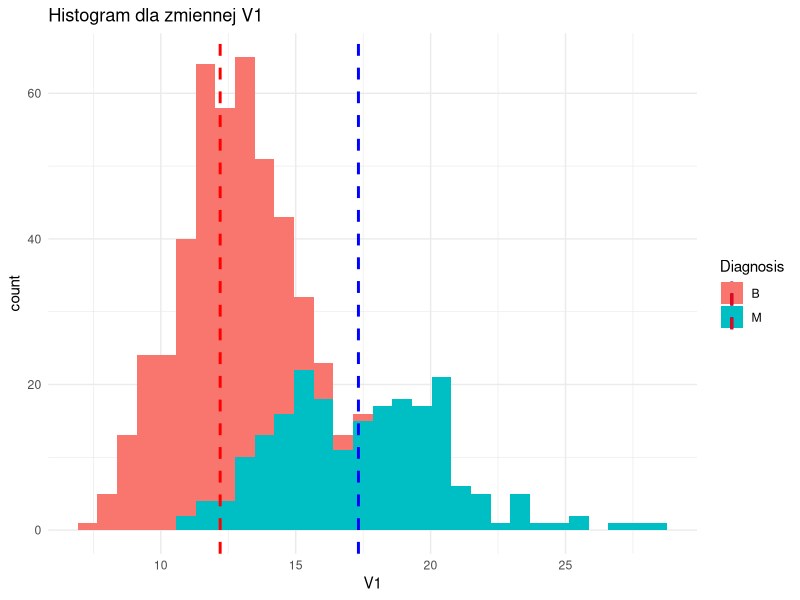
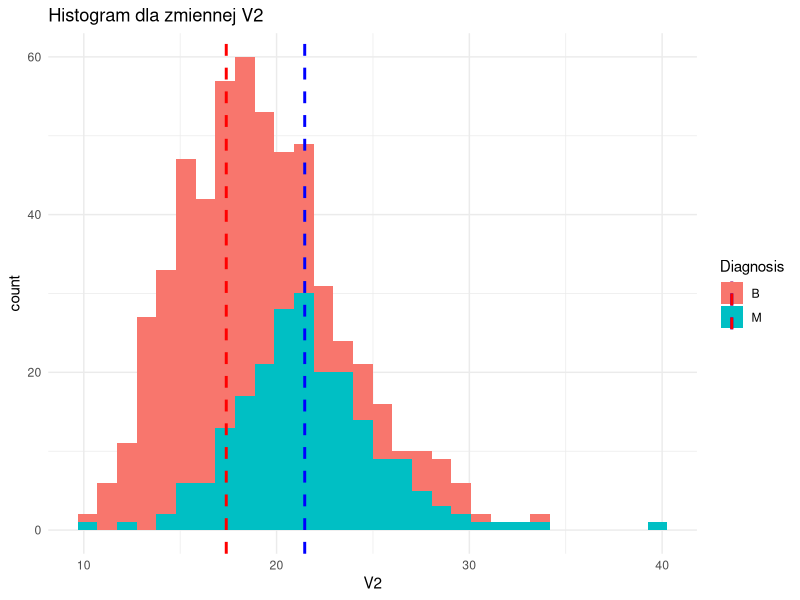
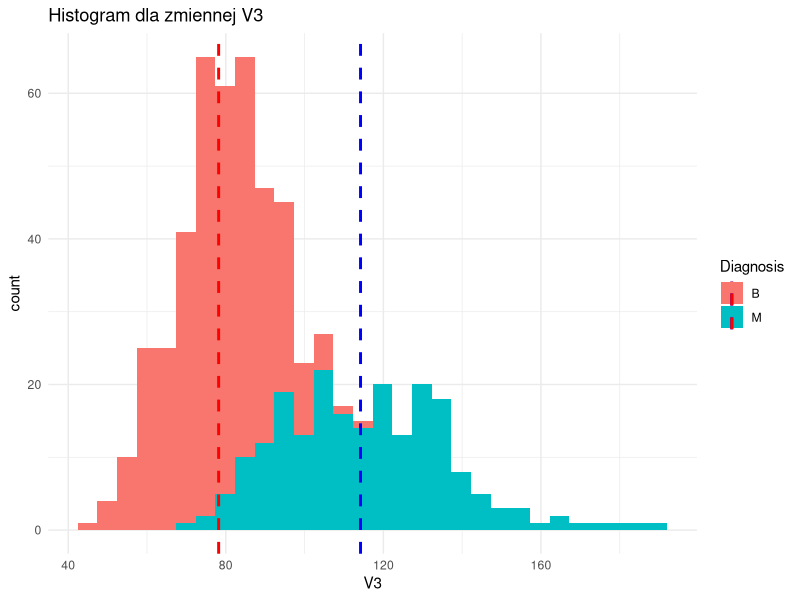
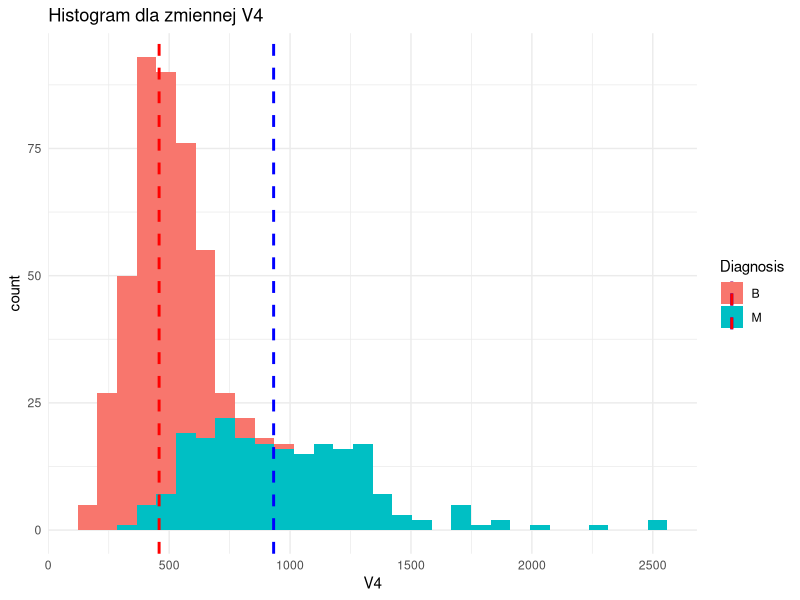
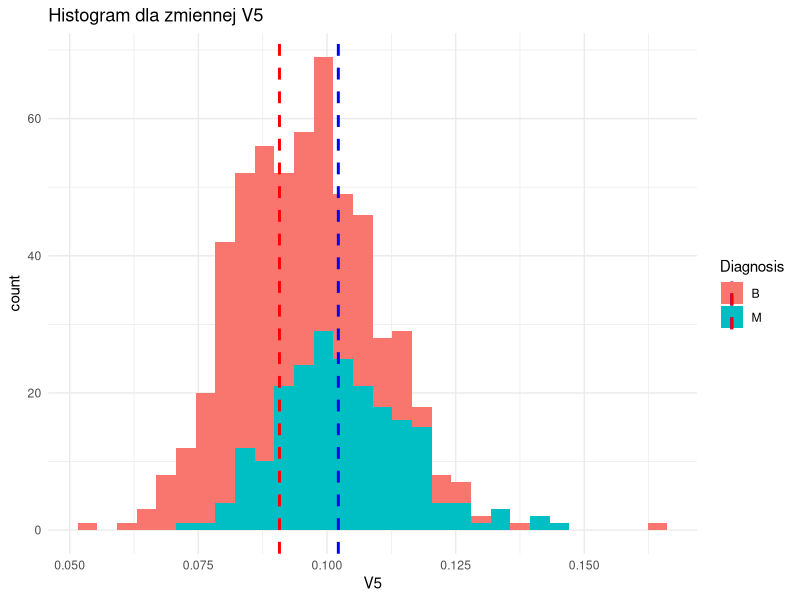
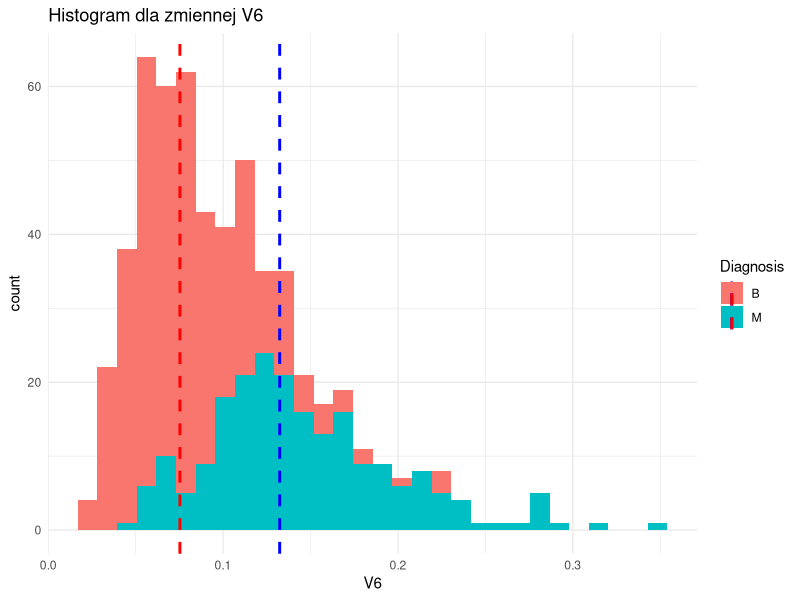
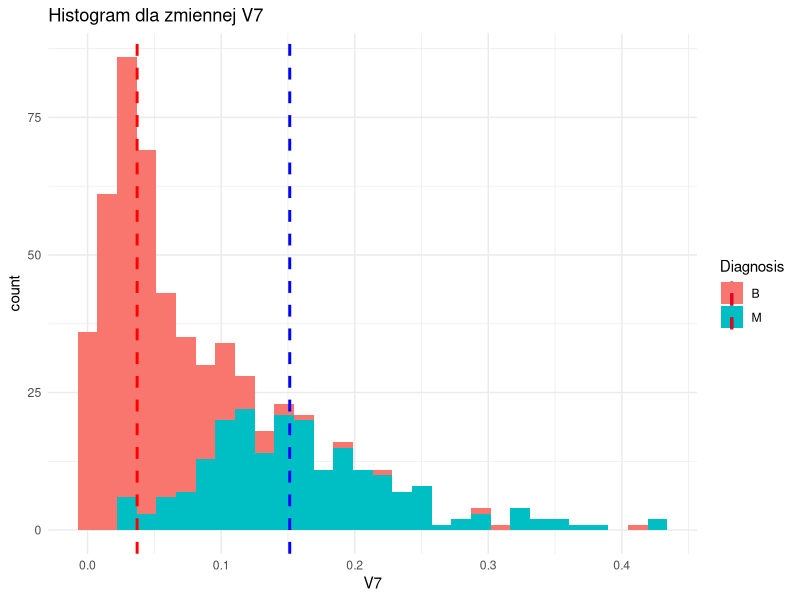
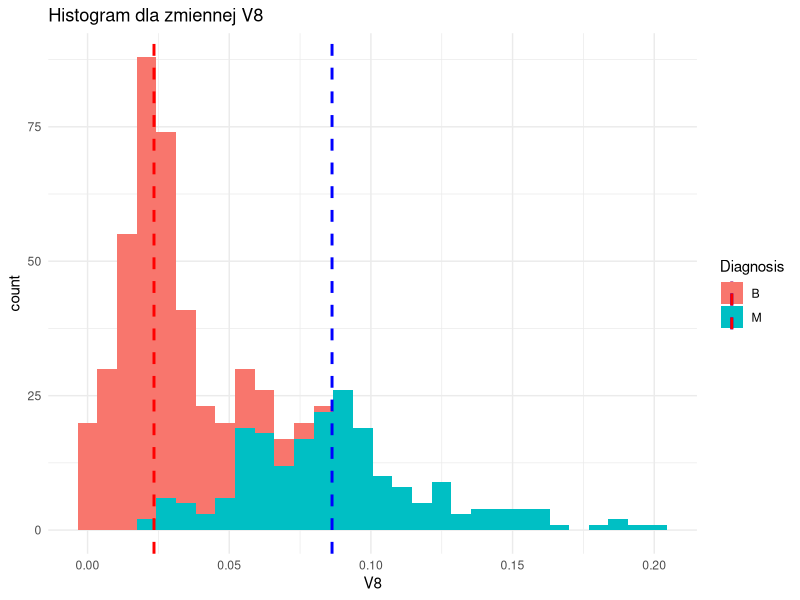

Reproduce these figures in R, in order.
## ---- chunk 1
knitr::opts_chunk$set(echo = TRUE)
library(dplyr)
library(ggplot2)
library(gridExtra)
library(glmnet)
## ---- chunk 2
wdbc <- read.csv("wdbc.csv", header = TRUE, sep=",")
head(wdbc)
str(wdbc)
## ---- chunk 3
wdbc$Diagnosis <- as.factor(wdbc$Diagnosis)
summary(wdbc$Diagnosis)
## ---- chunk 4
length(unique(wdbc$ID.number))
## ---- chunk 5
NA_check <- function(x){
 
   NA_df <- matrix(ncol=ncol(x), nrow=1)
  
  for(i in 1:ncol(x)) {
    NA_df[ , i] <- sum(is.na((x[ , i])))
  }
  
  NA_df <- data.frame(NA_df)
  colnames(NA_df) <- colnames(x)
  NA_df
}

NA_check(wdbc)
## ---- chunk 6

for (i in 3:ncol(wdbc)) {
  show(ggplot(wdbc, aes(x= wdbc[,i], fill=Diagnosis)) +
        geom_histogram()+
        ggtitle(paste("Histogram dla zmiennej V", i-2, sep="") )+
        xlab(paste("V", i-2, sep="")) +
        theme_minimal() +
        geom_vline(aes(xintercept=median(wdbc[,i][wdbc$Diagnosis == 'M'])), color='blue',
                   linetype='dashed', size=1, show_guide=T) +
        geom_vline(aes(xintercept=median(wdbc[,i][wdbc$Diagnosis == 'B'])), color='red',
                   linetype='dashed', size=1, show_guide=T) +
        scale_color_manual(name = "mediana", values = c(" " = "black")))
}

## ---- chunk 7
korelacja <- round(cor(wdbc[,3:ncol(wdbc)]), 2)
as.data.frame(ifelse(korelacja >= 0.7, korelacja, ""))
## ---- chunk 8
outliers <- function(x, s, e){
 
  # x = dataframe
  # s = index of first col to take
  # e = index of last column to take
   
  p <- x
  
  for(i in s:e){
    
    Q1 <- quantile(p[,i], 0.25, names = FALSE)
    Q3 <- quantile(p[,i], 0.75, names = FALSE)
    iqr <- IQR(p[,i])
    low <- Q1 - iqr*1.5
    up <- Q3 + iqr*1.5
    
    p[,i] <- ((p[,i] < low) | (p[,i] > up))
  }
  
  p <- p %>% mutate(outliers_numb = rowSums(p[,s:e]))
  x$outliers_numb <- p$outliers_numb
  
  tot <- sum(x$outliers_numb)
  totr <- nrow(x %>% filter(outliers_numb > 0))
  perc <- (tot*100)/(nrow(x)*ncol(x))
  percr <- (totr*100)/nrow(x)
  
  
  print(paste("Total number of outliers:", round(tot, 0)))
  print(paste("% of outliers:", round(perc, 2)))
  print(paste("Total number of rows with outliers:", round(totr, 0)))
  print(paste("% of rows with outliers:", round(percr, 2)))
  
  print("Rows with outliers:")
  print(x %>% filter(outliers_numb > 0))
  
  return(invisible(x))
  }
## ---- chunk 9
outliers(wdbc, s=3, e=ncol(wdbc))
## ---- chunk 10
outliers <- function(x, s, e){
 
  # x = dataframe
  # s = index of first col to take
  # e = index of last column to take
   
  p <- x
  
  for(i in s:e){
    
    Q1 <- quantile(p[,i], 0.25, names = FALSE)
    Q3 <- quantile(p[,i], 0.75, names = FALSE)
    iqr <- IQR(p[,i])
    low <- Q1 - iqr*2.0
    up <- Q3 + iqr*2.0
    
    p[,i] <- ((p[,i] < low) | (p[,i] > up))
  }
  
  p <- p %>% mutate(outliers_numb = rowSums(p[,s:e]))
  x$outliers_numb <- p$outliers_numb
  
  tot <- sum(x$outliers_numb)
  totr <- nrow(x %>% filter(outliers_numb > 0))
  perc <- (tot*100)/(nrow(x)*ncol(x))
  percr <- (totr*100)/nrow(x)
  
  
  print(paste("Total number of outliers:", round(tot, 0)))
  print(paste("% of outliers:", round(perc, 2)))
  print(paste("Total number of rows with outliers:", round(totr, 0)))
  print(paste("% of rows with outliers:", round(percr, 2)))
  
  }
  

outliers(wdbc, s=3, e=ncol(wdbc))
  
## ---- chunk 11
outliers <- function(x, s, e){
 
  # x = dataframe
  # s = index of first col to take
  # e = index of last column to take
   
  p <- x
  
  for(i in s:e){
    
    Q1 <- quantile(p[,i], 0.25, names = FALSE)
    Q3 <- quantile(p[,i], 0.75, names = FALSE)
    iqr <- IQR(p[,i])
    low <- Q1 - iqr*1.5
    up <- Q3 + iqr*1.5
    
    p[,i] <- ((p[,i] < low) | (p[,i] > up))
  }
  
  p <- p %>% mutate(outliers_numb = rowSums(p[,s:e]))
  x$outliers_numb <- p$outliers_numb
  
  tot <- sum(x$outliers_numb)
  totr <- nrow(x %>% filter(outliers_numb > 0))
  perc <- (tot*100)/(nrow(x)*ncol(x))
  percr <- (totr*100)/nrow(x)
  
  
  print(paste("Total number of outliers:", round(tot, 0)))
  print(paste("% of outliers:", round(perc, 2)))
  print(paste("Total number of rows with outliers:", round(totr, 0)))
  print(paste("% of rows with outliers:", round(percr, 2)))
  
  return(invisible(x))
  }
## ---- chunk 12
wdbc <- outliers(wdbc, 3, ncol(wdbc))
## ---- chunk 13
temp <- wdbc %>% filter(wdbc$outliers_numb > 0)
dod <- ggplot(temp, aes(outliers_numb, fill = Diagnosis)) + 
  geom_histogram(binwidth = 1,position = 'dodge')
fil <- ggplot(temp, aes(outliers_numb, fill = Diagnosis)) + 
  geom_histogram(binwidth = 1,position = 'fill')
grid.arrange(dod, fil, ncol=2)
## ---- chunk 14
wdbc$many_outl[wdbc$outliers_numb > 7] <- TRUE
wdbc$many_outl[wdbc$outliers_numb <= 7] <- FALSE
## ---- chunk 15
outliers_deal <- function(x, s, e, f){
 
  # x = dataframe
  # s = index of first col to take
  # e = index of last column to take
  # f =  method to replace outliers (mean, median, mode)
  
  for(i in s:e){
   
     val <- f(x[,i])
    Q1 <- quantile(x[,i], 0.25, names = FALSE)
    Q3 <- quantile(x[,i], 0.75, names = FALSE)
    iqr <- IQR(x[,i])
    low <- Q1 - iqr*1.5
    up <- Q3 + iqr*1.5

    x[,i] <- ifelse((x[,i] < low) | (x[,i] > up), val, x[,i])
  }
  return(invisible(x))
}

## ---- chunk 16
w <- data.frame(col1 = c(1, 2, 3, 4, 5, 90, 6),
                col2 = c(13000, 6, 13000, 18000, 13000, 12000, 90000),
                col3 = c(1, 899, 5, 4, 3, 8, 6))
w
w <- outliers_deal(w, 1, 3, median)
w
## ---- chunk 17
wdbc1 <- outliers_deal(wdbc, 3, ncol(wdbc)-2, median)
outliers(wdbc1, 3, ncol(wdbc)-2)
## ---- chunk 18
identical(wdbc1, wdbc)
summary(wdbc[,7:10])
summary(wdbc1[,7:10])
## ---- chunk 19
VIF_max <- 5
wdbc1_V <- wdbc1 %>% select(3:32)
#nie wiem jak zrobić działającą pętle (?)
## ---- chunk 20
s <- lm(formula = V1 ~ . , data = wdbc1_V) %>% summary()
vif_z <- 1 / (1 - s$r.squared)
ifelse(vif_z > VIF_max, print(c(vif_z, "VIF > 5, zmienna wspołliniowa !")), vif_z)
## ---- chunk 21
wdbc1_V <- wdbc1 %>% select(4:32)
s <- lm(formula = V2 ~ . , data = wdbc1_V) %>% summary()
vif_z <- 1 / (1 - s$r.squared)
ifelse(vif_z > VIF_max, print(c(vif_z, "VIF > 5, zmienna wspołliniowa !")), vif_z)
## ---- chunk 22
wdbc1_V <- wdbc1 %>% select(5:32)
s <- lm(formula = V3 ~ . , data = wdbc1_V) %>% summary()
vif_z <- 1 / (1 - s$r.squared)
ifelse(vif_z > VIF_max, print(c(vif_z, "VIF > 5, zmienna wspołliniowa !")), vif_z)
## ---- chunk 23
wdbc1_V <- wdbc1 %>% select(6:32)
s <- lm(formula = V4 ~ . , data = wdbc1_V) %>% summary()
vif_z <- 1 / (1 - s$r.squared)
ifelse(vif_z > VIF_max, print(c(vif_z, "VIF > 5, zmienna wspołliniowa !")), vif_z)
## ---- chunk 24
wdbc1_V <- wdbc1 %>% select(7:32)
s <- lm(formula = V5 ~ . , data = wdbc1_V) %>% summary()
vif_z <- 1 / (1 - s$r.squared)
ifelse(vif_z > VIF_max, print(c(vif_z, "VIF > 5, zmienna wspołliniowa !")), vif_z)
## ---- chunk 25
s <- lm(formula = V6 ~ . , data = wdbc1_V) %>% summary()
vif_z <- 1 / (1 - s$r.squared)
ifelse(vif_z > VIF_max, print(c(vif_z, "VIF > 5, zmienna wspołliniowa !")), vif_z)
## ---- chunk 26
wdbc1_V <- wdbc1 %>% select(7,9:32)
s <- lm(formula = V7 ~ . , data = wdbc1_V) %>% summary()
vif_z <- 1 / (1 - s$r.squared)
ifelse(vif_z > VIF_max, print(c(vif_z, "VIF > 5, zmienna wspołliniowa !")), vif_z)
## ---- chunk 27
wdbc1_V <- wdbc1 %>% select(7,10:32)
s <- lm(formula = V8 ~ . , data = wdbc1_V) %>% summary()
vif_z <- 1 / (1 - s$r.squared)
ifelse(vif_z > VIF_max, print(c(vif_z, "VIF > 5, zmienna wspołliniowa !")), vif_z)
## ---- chunk 28
wdbc1_V <- wdbc1 %>% select(7,11:32)
s <- lm(formula = V9 ~ . , data = wdbc1_V) %>% summary()
vif_z <- 1 / (1 - s$r.squared)
ifelse(vif_z > VIF_max, print(c(vif_z, "VIF > 5, zmienna wspołliniowa !")), vif_z)
## ---- chunk 29
s <- lm(formula = V10 ~ . , data = wdbc1_V) %>% summary()
vif_z <- 1 / (1 - s$r.squared)
ifelse(vif_z > VIF_max, print(c(vif_z, "VIF > 5, zmienna wspołliniowa !")), vif_z)
## ---- chunk 30
s <- lm(formula = V11 ~ . , data = wdbc1_V) %>% summary()
vif_z <- 1 / (1 - s$r.squared)
ifelse(vif_z > VIF_max, print(c(vif_z, "VIF > 5, zmienna wspołliniowa !")), vif_z)
## ---- chunk 31
wdbc1_V <- wdbc1 %>% select(7,11,12,14:32)
s <- lm(formula = V12 ~ . , data = wdbc1_V) %>% summary()
vif_z <- 1 / (1 - s$r.squared)
ifelse(vif_z > VIF_max, print(c(vif_z, "VIF > 5, zmienna wspołliniowa !")), vif_z)
## ---- chunk 32
s <- lm(formula = V13 ~ . , data = wdbc1_V) %>% summary()
vif_z <- 1 / (1 - s$r.squared)
ifelse(vif_z > VIF_max, print(c(vif_z, "VIF > 5, zmienna wspołliniowa !")), vif_z)
## ---- chunk 33
s <- lm(formula = V14 ~ . , data = wdbc1_V) %>% summary()
vif_z <- 1 / (1 - s$r.squared)
ifelse(vif_z > VIF_max, print(c(vif_z, "VIF > 5, zmienna wspołliniowa !")), vif_z)
## ---- chunk 34
s <- lm(formula = V15 ~ . , data = wdbc1_V) %>% summary()
vif_z <- 1 / (1 - s$r.squared)
ifelse(vif_z > VIF_max, print(c(vif_z, "VIF > 5, zmienna wspołliniowa !")), vif_z)
## ---- chunk 35
s <- lm(formula = V16 ~ . , data = wdbc1_V) %>% summary()
vif_z <- 1 / (1 - s$r.squared)
ifelse(vif_z > VIF_max, print(c(vif_z, "VIF > 5, zmienna wspołliniowa !")), vif_z)
## ---- chunk 36
s <- lm(formula = V17 ~ . , data = wdbc1_V) %>% summary()
vif_z <- 1 / (1 - s$r.squared)
ifelse(vif_z > VIF_max, print(c(vif_z, "VIF > 5, zmienna wspołliniowa !")), vif_z)
## ---- chunk 37
s <- lm(formula = V18 ~ . , data = wdbc1_V) %>% summary()
vif_z <- 1 / (1 - s$r.squared)
ifelse(vif_z > VIF_max, print(c(vif_z, "VIF > 5, zmienna wspołliniowa !")), vif_z)
## ---- chunk 38
s <- lm(formula = V19 ~ . , data = wdbc1_V) %>% summary()
vif_z <- 1 / (1 - s$r.squared)
ifelse(vif_z > VIF_max, print(c(vif_z, "VIF > 5, zmienna wspołliniowa !")), vif_z)
## ---- chunk 39
s <- lm(formula = V20 ~ . , data = wdbc1_V) %>% summary()
vif_z <- 1 / (1 - s$r.squared)
ifelse(vif_z > VIF_max, print(c(vif_z, "VIF > 5, zmienna wspołliniowa !")), vif_z)
## ---- chunk 40
s <- lm(formula = V21 ~ . , data = wdbc1_V) %>% summary()
vif_z <- 1 / (1 - s$r.squared)
ifelse(vif_z > VIF_max, print(c(vif_z, "VIF > 5, zmienna wspołliniowa !")), vif_z)
## ---- chunk 41
wdbc1_V <- wdbc1 %>% select(7,11,12,14:22,24:32)
s <- lm(formula = V22 ~ . , data = wdbc1_V) %>% summary()
vif_z <- 1 / (1 - s$r.squared)
ifelse(vif_z > VIF_max, print(c(vif_z, "VIF > 5, zmienna wspołliniowa !")), vif_z)
## ---- chunk 42
s <- lm(formula = V23 ~ . , data = wdbc1_V) %>% summary()
vif_z <- 1 / (1 - s$r.squared)
ifelse(vif_z > VIF_max, print(c(vif_z, "VIF > 5, zmienna wspołliniowa !")), vif_z)
## ---- chunk 43
wdbc1_V <- wdbc1 %>% select(7,11,12,14:22,24,26:32)
s <- lm(formula = V24 ~ . , data = wdbc1_V) %>% summary()
vif_z <- 1 / (1 - s$r.squared)
ifelse(vif_z > VIF_max, print(c(vif_z, "VIF > 5, zmienna wspołliniowa !")), vif_z)
## ---- chunk 44
s <- lm(formula = V25 ~ . , data = wdbc1_V) %>% summary()
vif_z <- 1 / (1 - s$r.squared)
ifelse(vif_z > VIF_max, print(c(vif_z, "VIF > 5, zmienna wspołliniowa !")), vif_z)
## ---- chunk 45
s <- lm(formula = V26 ~ . , data = wdbc1_V) %>% summary()
vif_z <- 1 / (1 - s$r.squared)
ifelse(vif_z > VIF_max, print(c(vif_z, "VIF > 5, zmienna wspołliniowa !")), vif_z)
## ---- chunk 46
wdbc1_V <- wdbc1 %>% select(7,11,12,14:22,24,26,27, 29:32)
s <- lm(formula = V27 ~ . , data = wdbc1_V) %>% summary()
vif_z <- 1 / (1 - s$r.squared)
ifelse(vif_z > VIF_max, print(c(vif_z, "VIF > 5, zmienna wspołliniowa !")), vif_z)
## ---- chunk 47
wdbc1_V <- wdbc1 %>% select(7,11,12,14:22,24,26,27,30:32)
s <- lm(formula = V28 ~ . , data = wdbc1_V) %>% summary()
vif_z <- 1 / (1 - s$r.squared)
ifelse(vif_z > VIF_max, print(c(vif_z, "VIF > 5, zmienna wspołliniowa !")), vif_z)
## ---- chunk 48
wdbc1_V <- wdbc1 %>% select(7,11,12,14:22,24,26,27,31:32)
s <- lm(formula = V29 ~ . , data = wdbc1_V) %>% summary()
vif_z <- 1 / (1 - s$r.squared)
ifelse(vif_z > VIF_max, print(c(vif_z, "VIF > 5, zmienna wspołliniowa !")), vif_z)
## ---- chunk 49
s <- lm(formula = V30 ~ . , data = wdbc1_V) %>% summary()
vif_z <- 1 / (1 - s$r.squared)
ifelse(vif_z > VIF_max, print(c(vif_z, "VIF > 5, zmienna wspołliniowa !")), vif_z)
## ---- chunk 50
colnames(wdbc1_V)
wdbc1 <- wdbc1 %>% select(2, 7,11,12,14:22,24,26,27,31:34)
head(wdbc1)
## ---- chunk 51
wdbc1 <- wdbc1 %>% mutate(cv_fold = (row_number() - 1) %% 10)
model1_ACC <- c()
model1_F1 <- c()
model2_ACC <- c()
model2_F1 <- c()
model3_ACC <- c()
model3_F1 <- c()

models_summary <- data.frame(matrix(ncol = 3, nrow = 0))
colnames(models_summary) <- c("model", "ACC", "F1")
## ---- chunk 52
train <- wdbc1 %>% filter(cv_fold != 0) %>% select(-cv_fold)
test <- wdbc1 %>% filter(cv_fold == 0) %>% select(-cv_fold)
model1 <- glm(data = train, formula = Diagnosis ~ ., family = binomial(link = "logit"))
print(summary(model1))
## ---- chunk 53
train <- wdbc1 %>% filter(cv_fold != 0) %>% select(-cv_fold)
test <- wdbc1 %>% filter(cv_fold == 0) %>% select(-cv_fold)
model1 <- glm(data = train, formula = Diagnosis ~ V5 + V9 + V12 + V13 + V14 + V15 + V16 + V17 + V18 + V19 + V20 + V22 + V24 + V25 + V29 + V30 + outliers_numb + many_outl, family = binomial(link = "logit"))
print(summary(model1))
## ---- chunk 54
train <- wdbc1 %>% filter(cv_fold != 0) %>% select(-cv_fold)
test <- wdbc1 %>% filter(cv_fold == 0) %>% select(-cv_fold)
model1 <- glm(data = train, formula = Diagnosis ~ V5 + V9 + V12 + V14 + V15 + V16 + V17 + V18 + V19 + V20 + V22 + V24 + V25 + V29 + V30 + outliers_numb + many_outl, family = binomial(link = "logit"))
print(summary(model1))
## ---- chunk 55
train <- wdbc1 %>% filter(cv_fold != 0) %>% select(-cv_fold)
test <- wdbc1 %>% filter(cv_fold == 0) %>% select(-cv_fold)
model1 <- glm(data = train, formula = Diagnosis ~ V5 + V9 + V12 + V14 + V15 + V17 + V18 + V19 + V20 + V22 + V24 + V25 + V29 + V30 + outliers_numb + many_outl, family = binomial(link = "logit"))
print(summary(model1))
## ---- chunk 56
train <- wdbc1 %>% filter(cv_fold != 0) %>% select(-cv_fold)
test <- wdbc1 %>% filter(cv_fold == 0) %>% select(-cv_fold)
model1 <- glm(data = train, formula = Diagnosis ~ V5 + V12 + V14 + V15 + V17 + V18 + V19 + V20 + V22 + V24 + V25 + V29 + V30 + outliers_numb + many_outl, family = binomial(link = "logit"))
print(summary(model1))
## ---- chunk 57
train <- wdbc1 %>% filter(cv_fold != 0) %>% select(-cv_fold)
test <- wdbc1 %>% filter(cv_fold == 0) %>% select(-cv_fold)
model1 <- glm(data = train, formula = Diagnosis ~ V5 + V12 + V14 + V15 + V17 + V18 + V19 + V20 + V22 + V24 + V29 + V30 + outliers_numb + many_outl, family = binomial(link = "logit"))
print(summary(model1))
## ---- chunk 58
train <- wdbc1 %>% filter(cv_fold != 0) %>% select(-cv_fold)
test <- wdbc1 %>% filter(cv_fold == 0) %>% select(-cv_fold)
model1 <- glm(data = train, formula = Diagnosis ~ V5 + V12 + V14 + V15 + V18 + V19 + V20 + V22 + V24 + V29 + V30 + outliers_numb + many_outl, family = binomial(link = "logit"))
print(summary(model1))
## ---- chunk 59
train <- wdbc1 %>% filter(cv_fold != 0) %>% select(-cv_fold)
test <- wdbc1 %>% filter(cv_fold == 0) %>% select(-cv_fold)
model1 <- glm(data = train, formula = Diagnosis ~ V5 + V12 + V14 + V15 + V18 + V19 + V20 + V22 + V24 + V29 + outliers_numb + many_outl, family = binomial(link = "logit"))
print(summary(model1))
## ---- chunk 60
train <- wdbc1 %>% filter(cv_fold != 0) %>% select(-cv_fold)
test <- wdbc1 %>% filter(cv_fold == 0) %>% select(-cv_fold)
model1 <- glm(data = train, formula = Diagnosis ~ V5 + V12 + V14 + V15 + V18 + V19 + V20 + V22 + V24 + V29 + outliers_numb, family = binomial(link = "logit"))
print(summary(model1))
## ---- chunk 61
train <- wdbc1 %>% filter(cv_fold != 0) %>% select(-cv_fold)
test <- wdbc1 %>% filter(cv_fold == 0) %>% select(-cv_fold)
model1 <- glm(data = train, formula = Diagnosis ~ V5 + V12 + V14 + V15 + V18 + V19 + V22 + V24 + V29 + outliers_numb, family = binomial(link = "logit"))
print(summary(model1))
## ---- chunk 62
model1_pred <- predict(model1, test, type = "response") %>% bind_cols(test %>% select(Diagnosis), preds = .)
ggplot(model1_pred, aes(x = preds, fill = Diagnosis)) + geom_histogram(binwidth = 0.05) + theme_bw()
## ---- chunk 63
for (fold in 0:9) {
  train <- wdbc1 %>% filter(cv_fold != fold) %>% select(-cv_fold)
  test <- wdbc1 %>% filter(cv_fold == fold) %>% select(-cv_fold)
  model1 <- glm(data = train, formula = Diagnosis ~ V5 + V12 + V14 + V15 + V18 + V19 + V22 + V24 + V29 + outliers_numb, family = binomial(link = "logit"))
  model1_pred <- predict(model1, test, type = "response") %>% bind_cols(test %>% select(Diagnosis), preds = .)
  cut05 <- model1_pred %>% mutate(predicted = ifelse(preds >= 0.5, 'M', 'B')) %>%
    select(-preds) %>% select(predicted, Diagnosis) %>% 
    mutate_all(list(~ factor(., levels = c('M', 'B')))) %>% table()
  model1_ACC[fold] <- sum(diag(cut05)) / sum(cut05)
  pre <- cut05[1, 1] / sum(cut05[1, ])
  rec <- cut05[1, 1] / sum(cut05[, 1])
  model1_F1[fold] <- 2 * pre * rec / (pre + rec)
}

model_1_summary <- list("model 1", mean(model1_ACC), mean(model1_F1))
models_summary[1,] <- model_1_summary 
## ---- chunk 64
models_summary
## ---- chunk 65
train <- wdbc1 %>% filter(cv_fold != 0) %>% select(-cv_fold)
test <- wdbc1 %>% filter(cv_fold == 0) %>% select(-cv_fold)

null_model <- glm(data = train, formula = Diagnosis ~ 1, family = binomial(link = "logit"))
full_model <- glm(data = train, formula = Diagnosis ~ ., family = binomial(link = "logit"))
model2 <- step(full_model, scope = list(lower = null_model, upper = full_model),
direction = "backward")
summary(model2)
## ---- chunk 66
model2_pred <- predict(model2, test, type = "response") %>% bind_cols(test %>% select(Diagnosis), preds = .)
ggplot(model2_pred, aes(x = preds, fill = Diagnosis)) + geom_histogram(binwidth = 0.05) + theme_bw()
## ---- chunk 67
for (fold in 0:9) {
  train <- wdbc1 %>% filter(cv_fold != fold) %>% select(-cv_fold)
  test <- wdbc1 %>% filter(cv_fold == fold) %>% select(-cv_fold)
  model2 <- glm(formula = Diagnosis ~ V5 + V12 + V14 + V15 + V18 + V19 + 
    V20 + V22 + V24 + V29 + outliers_numb, family = binomial(link = "logit"), data = train)
  model2_pred <- predict(model2, test, type = "response") %>% bind_cols(test %>% select(Diagnosis), preds = .)
  cut05 <- model2_pred %>% mutate(predicted = ifelse(preds >= 0.5, 'M', 'B')) %>%
    select(-preds) %>% select(predicted, Diagnosis) %>% 
    mutate_all(list(~ factor(., levels = c('M', 'B')))) %>% table()
  model2_ACC[fold] <- sum(diag(cut05)) / sum(cut05)
  pre <- cut05[1, 1] / sum(cut05[1, ])
  rec <- cut05[1, 1] / sum(cut05[, 1])
  model2_F1[fold] <- 2 * pre * rec / (pre + rec)
}

model_2_summary <- list("model 2", mean(model2_ACC), mean(model2_F1))
models_summary[2,] <- model_2_summary 
## ---- chunk 68
models_summary
## ---- chunk 69
Y_train <- wdbc1 %>% filter(cv_fold != 0) %>% select(Diagnosis)
X_train <- wdbc1 %>% filter(cv_fold != 0) %>% select(-cv_fold) %>% select(-Diagnosis)
X_train <- as.matrix(X_train)
Y_test <- wdbc1 %>% filter(cv_fold == 0) %>% select(Diagnosis)
X_test <- wdbc1 %>% filter(cv_fold == 0) %>% select(-cv_fold) %>% select(-Diagnosis)
X_test <- as.matrix(X_test)
## ---- chunk 70
set.seed(1234)
model3_cv = cv.glmnet(x= X_train, y=Y_train$Diagnosis, family = "binomial", type.measure = "class", alpha = 1, nfolds = 5, standardize = TRUE)
plot(model3_cv)
## ---- chunk 71
coef(model3_cv, s=model3_cv$lambda.min)
## ---- chunk 72
coef(model3_cv, s=model3_cv$lambda.1se)
## ---- chunk 73
model3_pred_lmin<-predict(model3_cv, newx = X_test, s = "lambda.min", standardize = TRUE, type="class")
head(model3_pred_lmin)
## ---- chunk 74
model3_pred_lmin <- as.data.frame(model3_pred_lmin)
colnames(model3_pred_lmin) <- "predicted"
model3_pred_lmin$Diagnosis <- Y_test$Diagnosis

confmatrix_model3 <- model3_pred_lmin %>% mutate_all(list(~ factor(., levels = c('M', 'B')))) %>% table()
  model3_ACC <- sum(diag(confmatrix_model3)) / sum(confmatrix_model3)
  pre <- confmatrix_model3[1, 1] / sum(confmatrix_model3[1, ])
  rec <- confmatrix_model3[1, 1] / sum(confmatrix_model3[, 1])
  model3_F1 <- 2 * pre * rec / (pre + rec)
  
model_3_summary <- list("model 3 z lambda.min", model3_ACC, model3_F1)
models_summary[3,] <- model_3_summary 
## ---- chunk 75
model3_pred_lse<-predict(model3_cv, newx = X_test, s = "lambda.1se", standardize = TRUE, type="class")

model3_pred_lse <- as.data.frame(model3_pred_lse)
colnames(model3_pred_lse) <- "predicted"
model3_pred_lse$Diagnosis <- Y_test$Diagnosis

confmatrix_model3 <- model3_pred_lse %>% mutate_all(list(~ factor(., levels = c('M', 'B')))) %>% table()
  model3_ACC <- sum(diag(confmatrix_model3)) / sum(confmatrix_model3)
  pre <- confmatrix_model3[1, 1] / sum(confmatrix_model3[1, ])
  rec <- confmatrix_model3[1, 1] / sum(confmatrix_model3[, 1])
  model3_F1 <- 2 * pre * rec / (pre + rec)
  
model_3_summary <- list("model 3 z lambda.1se", model3_ACC, model3_F1)
models_summary[4,] <- model_3_summary 
## ---- chunk 76
models_summary
